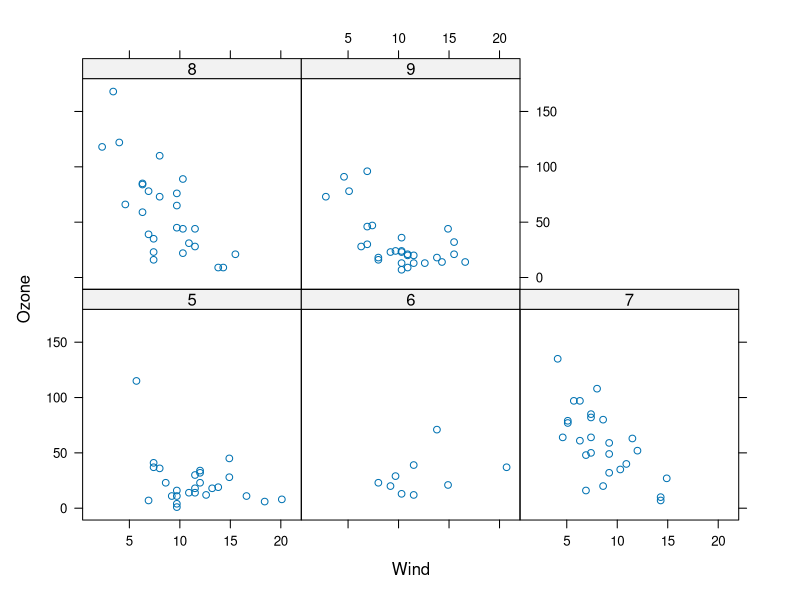

The R source for this figure:
# The following code does NOT result in a plot appearing on the screen device.

library(lattice)
library(datasets)
data(airquality)
p <- xyplot(Ozone ~ Wind | factor(Month), data = airquality)
